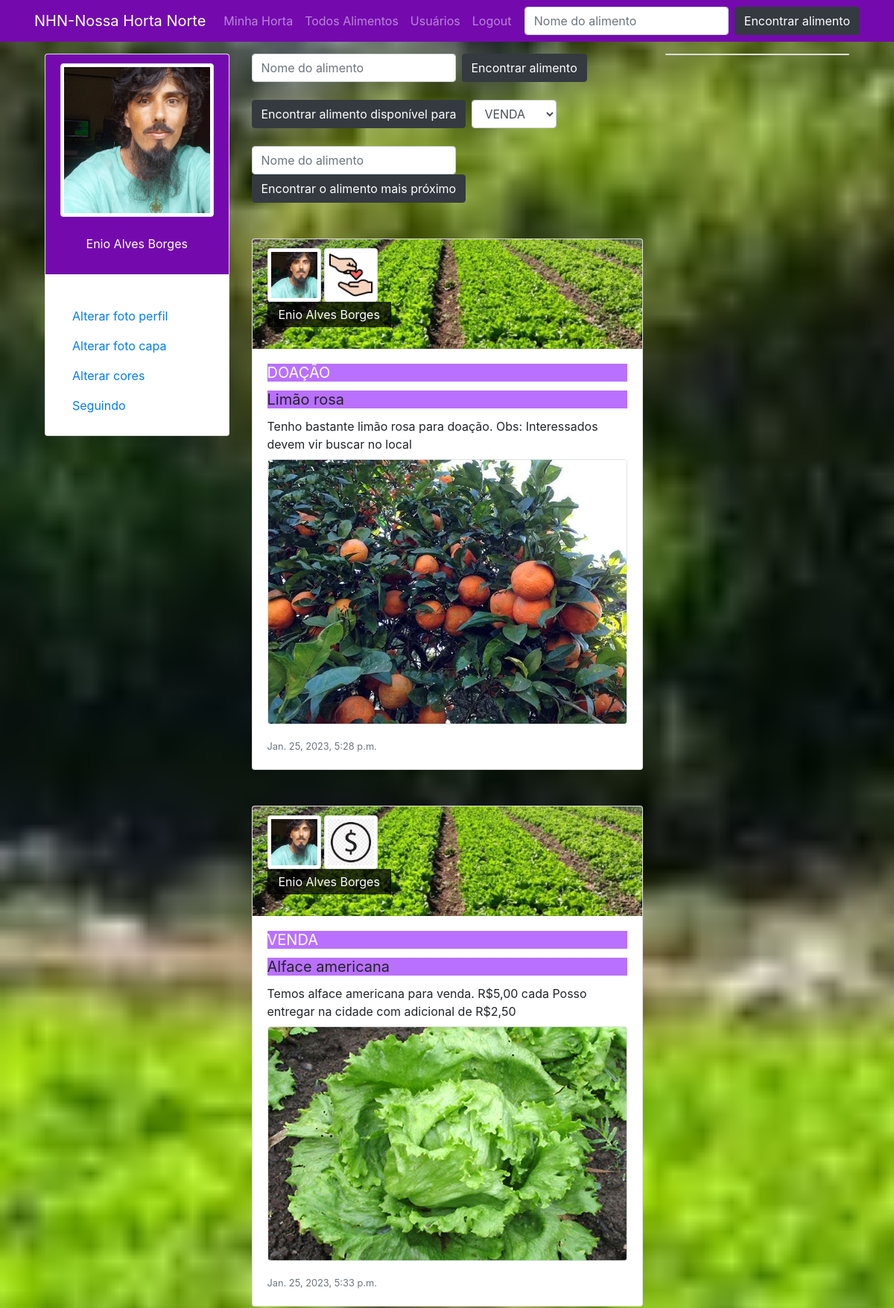
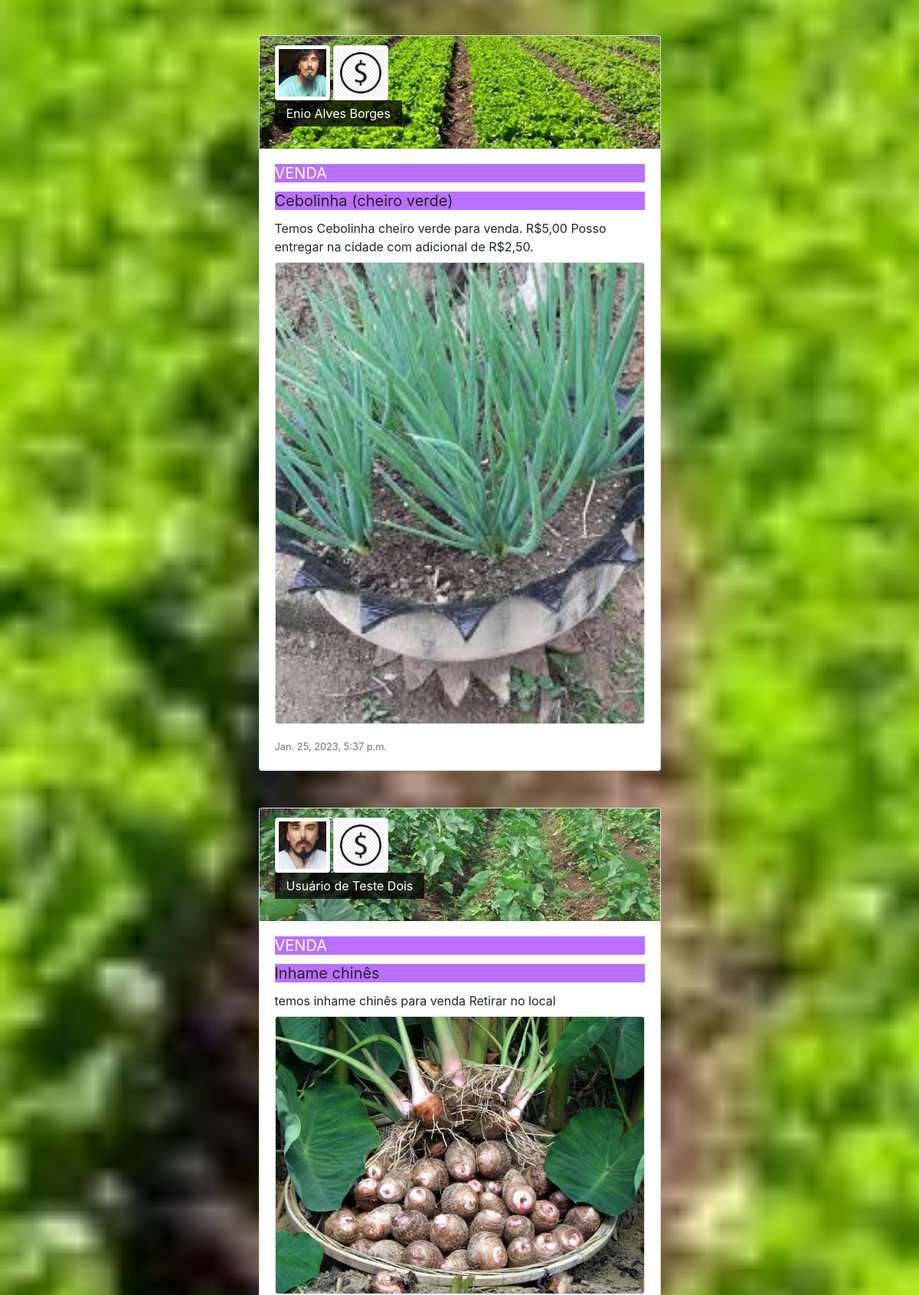
The app's page /encontrar/alimento (signed in, upper part) with its own data (2 pictures, top to bottom).
### perfis/models.py (models this page shows, shortened)
class Perfil(models.Model):
    nome = models.CharField(max_length=255, null=False)
    telefone = models.CharField(max_length=15, null=True, blank=True)
    endereco_maps = models.CharField(max_length=255, null=True, blank=True)
    imagem_perfil = models.ImageField(null=True, blank=True, upload_to='uploads/fotoperfil/')
    imagem_capa = models.ImageField(null=True, blank=True, upload_to='uploads/fotocapa/')
    cor = models.CharField(max_length=10, default='#455A64')
    contatos = models.ManyToManyField('self')
    usuario = models.OneToOneField(User, related_name='perfil', on_delete=models.CASCADE)

class Post(models.Model):
    RELACAO_PRODUTO = [
        ("VENDA", "VENDA - Alimento disponível para venda"),
        ("TROCA", "TROCA - Alimento disponível para troca"),
        ("DOAÇÃO", "DOAÇÃO - Alimento disponível para doação")
    ]
    relacao = models.CharField(verbose_name = "Relação", max_length = 10, choices=RELACAO_PRODUTO, default="VENDA")
    titulo = models.CharField(max_length=250)
    text = models.TextField()
    data_postagem = models.DateTimeField(auto_now=True)
    perfil = models.ForeignKey(Perfil, on_delete=models.CASCADE, related_name='posts')
    imagem = models.ImageField(null=True, blank=True, upload_to='uploads/postagem/')

### perfis/views.py (the view)
# urls.py: path('encontrar/alimento', views.buscar_alimento, name='buscar_alimento'),
@login_required(login_url='login')
def buscar_alimento(request):
    encontrados = Post.objects.all()
    if request.method == 'POST':
        query = request.POST.get('buscalimento')
        if len(query) <= 0:
            messages.add_message(request, messages.INFO, 'Digite o Nome do alimento.')
            return redirect('buscar_alimento')
        encontrados = list(Post.objects.filter(titulo__contains=query))
    page = request.GET.get('page', 1)
    paginator = Paginator(encontrados, 9)
    dados = {}
    dados['encontrados'] = encontrados
    dados['perfil_logado'] = request.user.perfil
    try:
        dados['encontrados'] = paginator.page(page)
    except PageNotAnInteger:
        dados['encontrados'] = paginator.page(1)
    except EmptyPage:
        dados['encontrados'] = paginator.page(paginator.num_pages)
    return render(request, 'buscaralimento.html', dados)

### perfis/templates/buscaralimento.html (shortened to what this page needs)
{% extends 'base.html' %}
{% load static %}
{% block main %}
<form method="POST" action="{% url 'buscar_alimento' %}"
    class="form-inline my-2 my-lg-0 form-buscalimento">
    <input class="form-control mr-sm-2" type="search" name="buscalimento" placeholder="Nome do alimento">
    <button class="btn btn-dark my-2 my-sm-0" type="submit">Encontrar alimento</button>
</form><br>
<form method="POST" action="{% url 'buscar_alimento_vtd' %}"
    class="form-inline my-2 my-lg-0 form-buscalimento">
    <button class="btn btn-dark mr-sm-2 my-2 my-sm-0" type="submit">Encontrar alimento disponível para</button>
    <select type="text" class="form-control mr-sm-2" name="buscalimentodisponivelvtd" autofocus>
        <option value="VENDA" selected="">VENDA</option>
    </select>
</form><br>
<form class="form-inline my-2 my-lg-0 form-buscalimento">
    <input class="form-control mr-sm-2" placeholder="Nome do alimento">
    <button class="btn btn-dark my-1 my-sm-0">Encontrar o alimento mais próximo</button>
</form><br>
<div class="infinite-container">
    {% if encontrados %}
    <ul class="list-group full-w">
        {% for encontrado in encontrados %}
        <div class="card post-index my-4 infinite-item" style="max-width: 100%; height: auto;">
            <div class="card-header" style="{% if encontrado.perfil.imagem_capa %} background: url('/media/{{ encontrado.perfil.imagem_capa }}'); {% else %} background: url('{% static '/media/img/bg01.jpg' %}'); {% endif %}
                                                    background-repeat: no-repeat;
                                                    background-size: cover;
                                                    background-position: center;">
                <img src="{% if encontrado.perfil.imagem_perfil %} /media/{{ encontrado.perfil.imagem_perfil }} {% else %} {% static '/media/img/user.png' %} {% endif %}"
                    width="72" alt="Usuário" class="img-thumbnail">
                <img src="{% if encontrado.relacao == 'VENDA' %} {% static '/media/img/sifrao.png' %} {% elif encontrado.relacao == 'TROCA' %} {% static '/media/img/troca.png' %} {% elif encontrado.relacao == 'DOAÇÃO' %} {% static '/media/img/doacao.png' %} {% endif %}" width="72" alt="Usuário" class="img-thumbnail">
                <p class="text-white">{{ encontrado.perfil.nome }}</p>
            </div>
            <div class="card-body">
                <h5 class="card-title text-white">{{ encontrado.relacao }}</h5>
                <h5 class="card-title">{{ encontrado.titulo }}</h5>
                <p class="card-text">
                    {{ encontrado.text }}
                    {% if encontrado.imagem %}
                    <img src="/media/{{ encontrado.imagem }}" alt="Post imagem" class="img-fluid full-w border rounded mt-2">
                    {% endif %}
                </p>
                <p class="card-text">
                    <small class="text-muted">{{ encontrado.data_postagem }}</small>
                </p>
            </div>
		</div>
	{% endfor %}
    </ul>
</div>
    {% else %}
		<div class="full-w alert alert-warning text-center">
			<h2>Nenhum alimento encontrado com este nome</h2>
		</div>
    {% endif %}
{% endblock %}

### perfis/templates/base.html (shortened to what this page needs)
{% load static %}
<!DOCTYPE html>
<html lang="pt-br">
<head>
    <link rel="stylesheet" href="https://stackpath.bootstrapcdn.com/bootstrap/4.3.1/css/bootstrap.min.css"
>
    <link rel="stylesheet" href="{% static '/css/estilo.css' %}" rel="stylesheet">
</head>
<body style="{% if perfil_logado.imagem_capa %} background: url('/media/{{ perfil_logado.imagem_capa }}'); {% else %} background: #CFD8DC; {% endif %}
                background-repeat: no-repeat;
                background-size: cover;
                background-position: center;
                background-attachment: fixed;">
    <div class="navbar-dark fixed-top" style="background: {{ perfil_logado.cor }};">
        <nav class="navbar container navbar-expand-lg">
            <a class="navbar-brand" href="/">NHN-Nossa Horta Norte</a>
            <div class="collapse navbar-collapse" id="navbarSupportedContent">
                <ul class="navbar-nav mr-auto">
                    <li class="nav-item">
                        <a class="nav-link" href="{% url 'minhas_postagens' %}">Minha Horta</a>
                    </li>
                    <li class="nav-item">
                        <a class="nav-link" href="{% url 'todos_alimentos' %}">Todos Alimentos</a>
                    </li>
                    <li class="nav-item">
                        <a class="nav-link" href="{% url 'buscar_usuario' %}">Usuários</a>
                    </li>
                    <li class="nav-item">
                        <a class="nav-link" href="{% url 'deslogar' %}">Logout</a>
                    </li>
                </ul>
                <form method="POST" action="{% url 'buscar_alimento' %}"
                    class="form-inline my-2 my-lg-0 form-buscalimento">
                    <input class="form-control mr-sm-2" type="search" name="buscalimento" placeholder="Nome do alimento">
                    <button class="btn btn-dark my-2 my-sm-0" type="submit">Encontrar alimento</button>
                </form>
            </div>
        </nav>
    </div>
    <main class="mt-5 index">
        <div class="row container">
            <section class="col col-sm-12 col-md-3 col-lg-3 col-xl-3 mt-4 opcoes-do-usuario">
                <div class="card">
                    <div class="card-header center-center" style="background: {{ perfil_logado.cor }};"
                        data-toggle="tooltip" data-placement="bottom" title="Alterar foto do perfil">
                        <img src="{% if perfil_logado.imagem_perfil %} /media/{{ perfil_logado.imagem_perfil }}
                        {% else %} {% static 'media/img/user.png' %} {% endif %}" alt="Usuário" width="100%"
                            class="img-fluid img-thumbnail"><br>
                        <p class="text-white">{{ perfil_logado.nome }}</p>
                    </div>
                    <div class="card-body">
                        <ul class="nav flex-column mt-3">
                            <li class="nav-item"> <a class="nav-link" href="" data-toggle="modal"
                                    data-target="#alterarFotoPerfil">Alterar foto perfil</a> </li>
                            <li class="nav-item"> <a class="nav-link" href="" data-toggle="modal"
                                    data-target="#alterarFotoCapa">Alterar foto capa</a> </li>
                            <li class="nav-item"> <a class="nav-link" href="" data-toggle="modal"
                                    data-target="#alterarCorPerfil">Alterar cores</a> </li>
                            <li class="nav-item"> <a class="nav-link" href="{% url 'conexoes' %}">Seguindo</a> </li>
                        </ul>
                    </div>
                </div>
            </section>
            <div class="col col-sm-12 col-md-12 col-lg-6 col-xl-6 mt-4">
                {% block main %}
                {% endblock %}
            </div>
            <aside class="col col-sm-12 col-md-12 col-lg-3 col-xl-3 mt-4">
                <div class="bg-white card">
                </div>
            </aside>
        </div>
    </main>
</body>
</html>

### perfis/static/css/estilo.css (style rules this page uses)
html, body { height: 100%; }
h5 { background: #8400ff8f; font-weight: normal; }
main.index { min-height: calc(100% - 56px); display: flex; flex-direction: row; justify-content: center; }
.post-index .card-header p { width: fit-content; background: #000000bb; padding: 5px 15px; }
.opcoes-do-usuario { display: flex; flex-direction: column; justify-content: flex-start; align-items: center; }
.center-center { display: flex; flex-direction: column; justify-content: center; align-items: center; }
.full-w { width: 100%; }

### records on screen
Perfil: imagem_perfil (picture), nome "Enio Alves Borges"
Post: perfil.imagem_capa (picture), perfil.imagem_perfil (picture), perfil.nome "Enio Alves Borges", relacao "DOAÇÃO", titulo "Limão rosa", text "Tenho bastante limão rosa para doação. Obs: Interessados devem vir buscar no local", imagem (picture), data_postagem "Jan. 25, 2023, 5:28 p.m."
Post: perfil.imagem_capa (picture), perfil.imagem_perfil (picture), perfil.nome "Enio Alves Borges", relacao "VENDA", titulo "Alface americana", text "Temos alface americana para venda. R$5,00 cada Posso entregar na cidade com adicional de R$2,50", imagem (picture), data_postagem "Jan. 25, 2023, 5:33 p.m."
Post: perfil.imagem_capa (picture), perfil.imagem_perfil (picture), perfil.nome "Enio Alves Borges", relacao "VENDA", titulo "Cebolinha (cheiro verde)", text "Temos Cebolinha cheiro verde para venda. R$5,00 Posso entregar na cidade com adicional de R$2,50.", imagem (picture), data_postagem "Jan. 25, 2023, 5:37 p.m."
Post: perfil.imagem_capa (picture), perfil.imagem_perfil (picture), perfil.nome "Usuário de Teste Dois", relacao "VENDA", titulo "Inhame chinês", text "temos inhame chinês para venda Retirar no local", imagem (picture)
